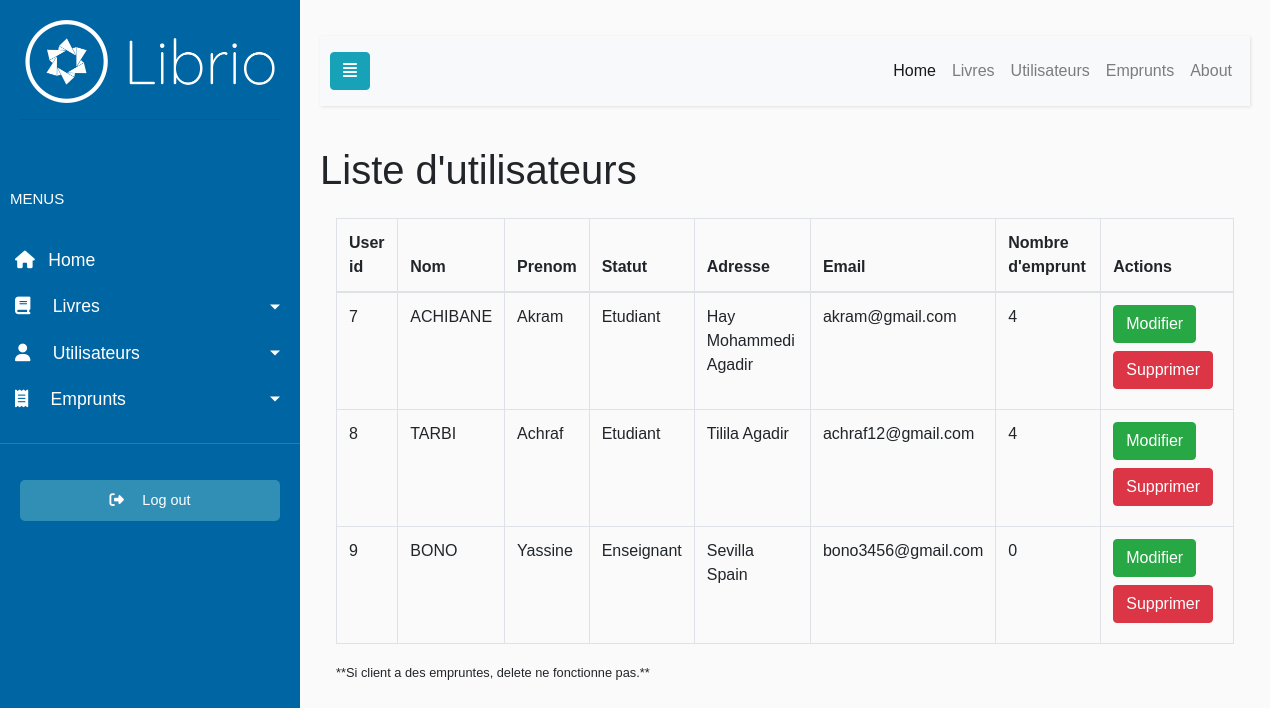
The page /usersList.php (signed in) on the database its author committed.
### tables this page shows
CREATE TABLE IF NOT EXISTS `users` (
  `User_id` int NOT NULL AUTO_INCREMENT,
  `Nom` varchar(45) NOT NULL,
  `Prenom` varchar(45) NOT NULL,
  `Statut` varchar(45) DEFAULT NULL,
  `Adresse` text,
  `Email` varchar(255) DEFAULT NULL,
  `Nb_emprunt` int DEFAULT '0',
  PRIMARY KEY (`User_id`)
);

### usersList.php (the view, shortened to what this page needs)
<?php include 'db.php';?>
<!doctype html>
<html>
    <head>
        <?php include('head.php') ?>
    </head>
    <body>
        <?php include('navbar.php') ?>
        <h1>Liste d'utilisateurs</h1>
        <div class="table-responsive py-3 px-3">
            <table class="table table-bordered border-dark">
                <thead>
                    <tr>
                        <th scope="col">User id</th>
                        <th scope="col">Nom</th>
                        <th scope="col">Prenom</th>
                        <th scope="col">Statut</th>
                        <th scope="col">Adresse</th>
                        <th scope="col">Email</th>
                        <th scope="col">Nombre d'emprunt</th>
                        <th scope="col">Actions</th>
                    </tr>
                </thead>
                <tbody>
                    <?php
                        $sql ="SELECT * FROM users;";
                        $result = mysqli_query($conn, $sql);
                    ?>
                    <?php while($row=mysqli_fetch_assoc($result)):?>
                        <tr>
                            <td><?php echo $row['User_id']?></td>
                            <td><?php echo $row['Nom']?></td>
                            <td><?php echo $row['Prenom']?></td>
                            <td><?php echo $row['Statut']?></td>
                            <td><?php echo $row['Adresse']?></td>
                            <td><?php echo $row['Email']?></td>
                            <td><?php echo $row['Nb_emprunt']?></td>
                            <td><a href="modifyUser.php?User_id=<?=$row['User_id']?>"><button class="mb-2 btn btn-success text-white fw-bold">Modifier</button></a>&nbsp;
                                &nbsp;<button onclick="func(<?=$row['User_id']?>)" data-bs-toggle="modal" data-bs-target="#confirmodal" class="mb-2 btn btn-danger text-white fw-bold">Supprimer</></td>
                        </tr>
                    <?php endwhile;?>
                </tbody>
            </table>
            <small>**Si client a des empruntes, delete ne fonctionne pas.**</small>
        </div>
    </body>
</html>

### head.php (style rules this page uses)
body { font-family: 'Poppins', sans-serif;background: #fafafa }
a, a:hover, a:focus { color:inherit;text-decoration: none;transition: all 0.3s }

### rows shown on the page
users: User_id "7", Nom "ACHIBANE", Prenom "Akram", Statut "Etudiant", Adresse "Hay Mohammedi Agadir", Email "akram@gmail.com", Nb_emprunt "4"
users: User_id "8", Nom "TARBI", Prenom "Achraf", Statut "Etudiant", Adresse "Tilila Agadir", Email "achraf12@gmail.com", Nb_emprunt "4"
users: User_id "9", Nom "BONO", Prenom "Yassine", Statut "Enseignant", Adresse "Sevilla Spain", Email "bono3456@gmail.com", Nb_emprunt "0"
